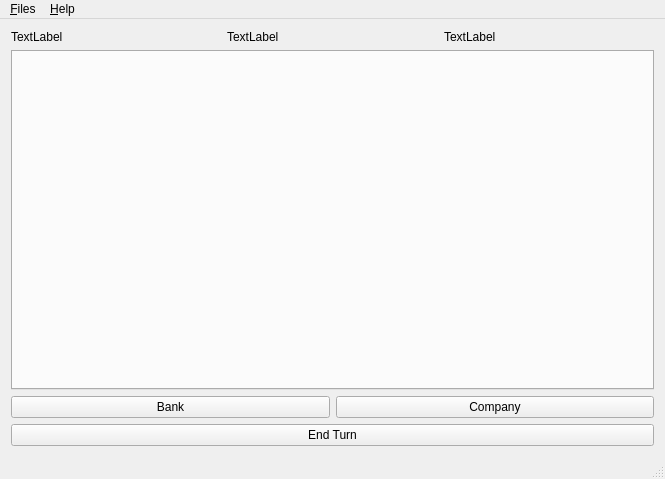
<?xml version="1.0" encoding="UTF-8"?>
<ui version="4.0">
 <class>MainWindow</class>
 <widget class="QMainWindow" name="MainWindow">
  <property name="geometry">
   <rect>
    <x>0</x>
    <y>0</y>
    <width>665</width>
    <height>479</height>
   </rect>
  </property>
  <property name="windowTitle">
   <string>MainWindow</string>
  </property>
  <widget class="QWidget" name="centralWidget">
   <layout class="QGridLayout" name="gridLayout">
    <item row="3" column="0">
     <widget class="QPushButton" name="pushButton_EndTurn">
      <property name="text">
       <string>End Turn</string>
      </property>
     </widget>
    </item>
    <item row="2" column="0">
     <layout class="QHBoxLayout" name="horizontalLayout_OptionButtons">
      <item>
       <widget class="QPushButton" name="pushButton_Bank">
        <property name="text">
         <string>Bank</string>
        </property>
       </widget>
      </item>
      <item>
       <widget class="QPushButton" name="pushButton_Company">
        <property name="text">
         <string>Company</string>
        </property>
       </widget>
      </item>
     </layout>
    </item>
    <item row="0" column="0">
     <layout class="QHBoxLayout" name="horizontalLayout_Labels">
      <item>
       <widget class="QLabel" name="label_CompanyCash">
        <property name="text">
         <string>TextLabel</string>
        </property>
       </widget>
      </item>
      <item>
       <widget class="QLabel" name="label_CompanyTotalValue">
        <property name="text">
         <string>TextLabel</string>
        </property>
       </widget>
      </item>
      <item>
       <widget class="QLabel" name="label_Turns">
        <property name="text">
         <string>TextLabel</string>
        </property>
       </widget>
      </item>
     </layout>
    </item>
    <item row="1" column="0">
     <widget class="QTabWidget" name="tabUI">
      <property name="currentIndex">
       <number>-1</number>
      </property>
     </widget>
    </item>
   </layout>
  </widget>
  <widget class="QMenuBar" name="menuBar">
   <property name="geometry">
    <rect>
     <x>0</x>
     <y>0</y>
     <width>665</width>
     <height>23</height>
    </rect>
   </property>
   <widget class="QMenu" name="menu_Files">
    <property name="title">
     <string>&amp;Files</string>
    </property>
    <addaction name="action_Save"/>
    <addaction name="action_Load"/>
    <addaction name="action_New"/>
    <addaction name="action_SaveAndExit"/>
    <addaction name="actionExit_without_Save"/>
   </widget>
   <widget class="QMenu" name="menu_Help">
    <property name="title">
     <string>&amp;Help</string>
    </property>
   </widget>
   <addaction name="menu_Files"/>
   <addaction name="menu_Help"/>
  </widget>
  <widget class="QStatusBar" name="statusBar"/>
  <action name="action_Open">
   <property name="text">
    <string>&amp;Open</string>
   </property>
  </action>
  <action name="action_Save">
   <property name="text">
    <string>&amp;Save</string>
   </property>
  </action>
  <action name="action_SaveAndExit">
   <property name="text">
    <string>Save and &amp;Exit</string>
   </property>
  </action>
  <action name="action_Load">
   <property name="text">
    <string>&amp;Load</string>
   </property>
  </action>
  <action name="actionExit_without_Save">
   <property name="text">
    <string>Exit without Save</string>
   </property>
  </action>
  <action name="action_New">
   <property name="text">
    <string>&amp;New</string>
   </property>
  </action>
 </widget>
 <layoutdefault spacing="6" margin="11"/>
 <resources/>
 <connections/>
</ui>
